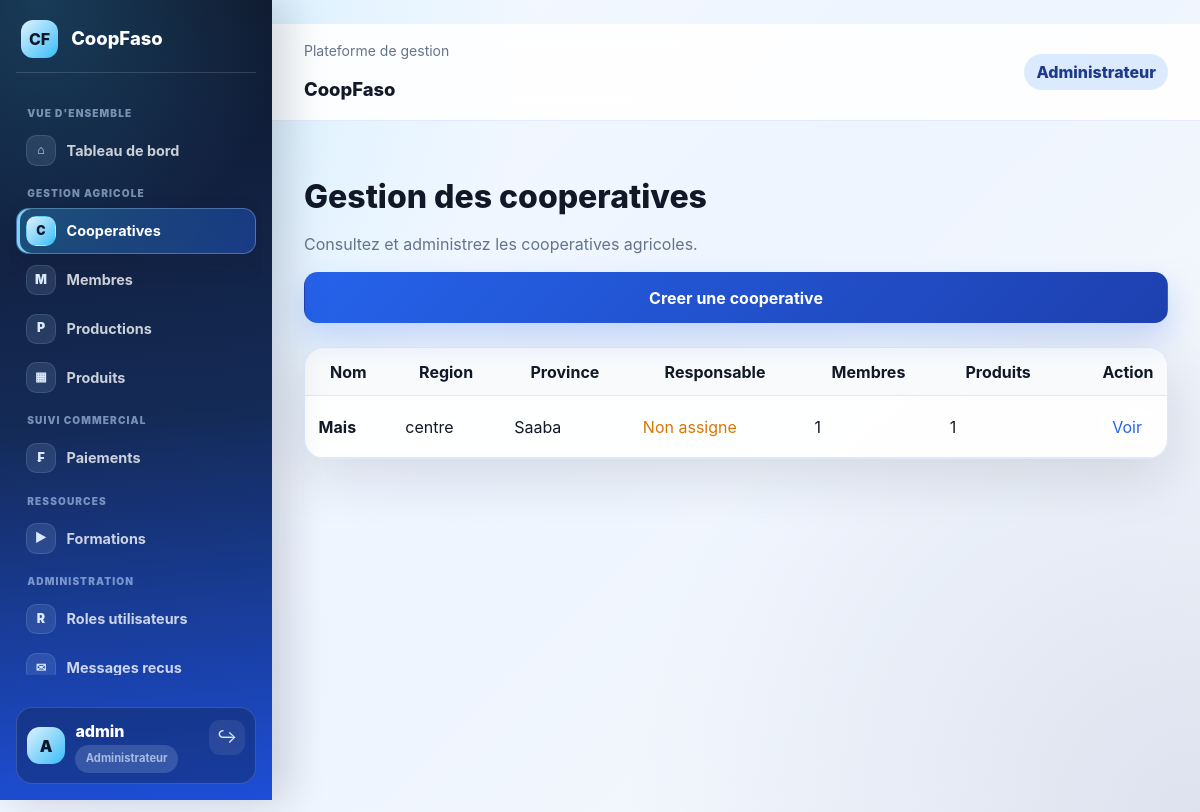
/gestion/cooperatives/ (signed in), run on an earlier commit of the app's database.
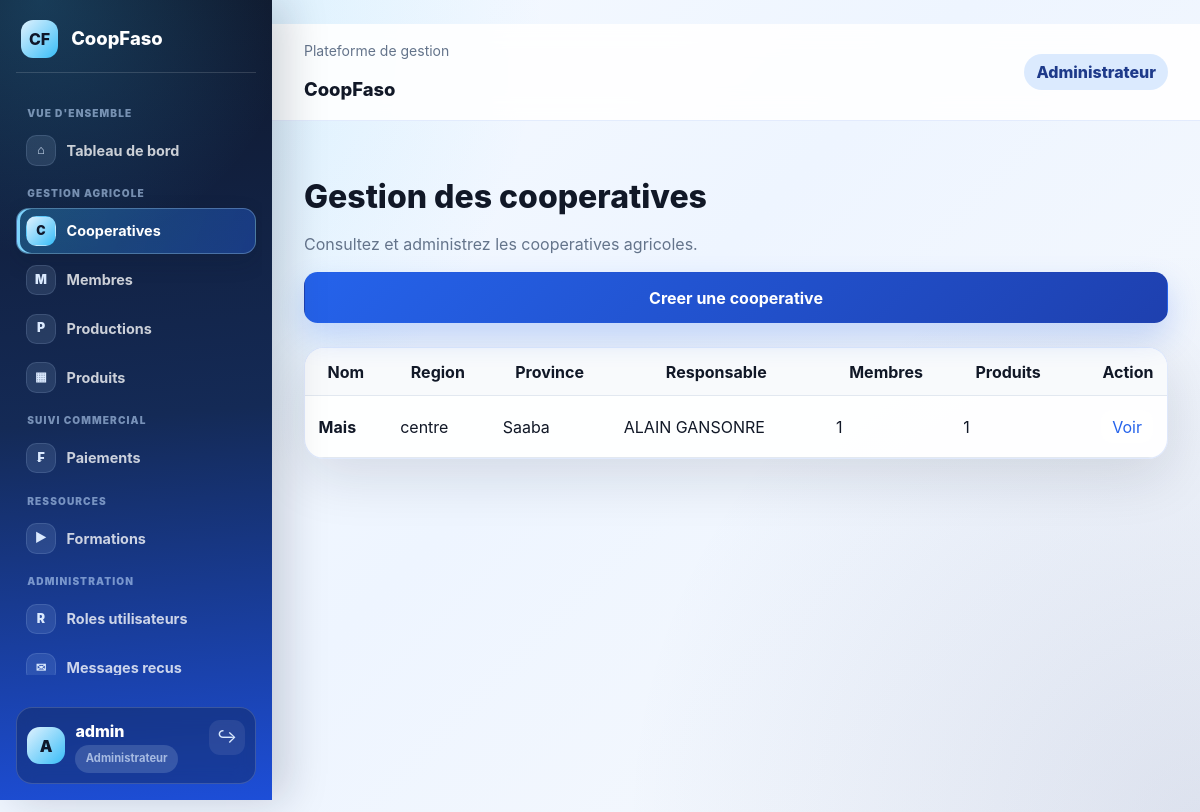
And on a later commit of the database.
### cooperatives/models.py (models this page shows, shortened)
class Cooperative(models.Model):
    name = models.CharField('nom', max_length=180, unique=True)
    address = models.CharField('adresse', max_length=255)
    phone = models.CharField('telephone', max_length=30)
    email = models.EmailField('email')
    region = models.CharField('region', max_length=120)
    province = models.CharField('province', max_length=120)
    creation_date = models.DateField('date de creation')
    description = models.TextField('presentation', blank=True)
    logo = models.ImageField('logo', upload_to='cooperatives/logos/', blank=True, null=True)
    location_url = models.URLField('lien de localisation', blank=True)
    is_public = models.BooleanField('visible publiquement', default=True)
    created_at = models.DateTimeField(auto_now_add=True)
    updated_at = models.DateTimeField(auto_now=True)
    class Meta:
        ordering = ('name',)
        verbose_name = 'cooperative'
        verbose_name_plural = 'cooperatives'

### accounts/models.py (models this page shows, shortened)
class UserProfile(models.Model):
    class Role(models.TextChoices):
        ADMIN = 'ADMIN', 'Administrateur'
        COOPERATIVE_MANAGER = 'COOPERATIVE_MANAGER', 'Responsable de cooperative'
        FARMER = 'FARMER', 'Agriculteur'
        BUYER = 'BUYER', 'Acheteur'
    user = models.OneToOneField(
        settings.AUTH_USER_MODEL,
        on_delete=models.CASCADE,
        related_name='profile',
    )
    role = models.CharField(max_length=32, choices=Role.choices, default=Role.BUYER)
    phone = models.CharField('telephone', max_length=30, blank=True)
    cooperative = models.ForeignKey(
        Cooperative,
        on_delete=models.SET_NULL,
        related_name='user_profiles',
        verbose_name='cooperative rattachee',
        blank=True,
        null=True,
    )
    created_at = models.DateTimeField(auto_now_add=True)
    updated_at = models.DateTimeField(auto_now=True)
    class Meta:
        verbose_name = 'profil utilisateur'
        verbose_name_plural = 'profils utilisateurs'

### cooperatives/views.py (the view)
# urls.py: path('', views.cooperative_list, name='list'),
@roles_required(UserProfile.Role.ADMIN)
def cooperative_list(request):
    manager_profiles = UserProfile.objects.filter(
        role=UserProfile.Role.COOPERATIVE_MANAGER
    ).select_related('user')
    cooperatives = Cooperative.objects.annotate(
        member_count=Count('members', distinct=True),
        product_count=Count('products', distinct=True),
    ).prefetch_related(
        Prefetch(
            'user_profiles',
            queryset=manager_profiles,
            to_attr='manager_profiles',
        )
    )
    return render(request, 'cooperatives/cooperative_list.html', {
        'cooperatives': cooperatives,
        'can_manage': True,
    })

### accounts/access.py (called while the page is built)
def user_role(user):
    if not user.is_authenticated:
        return None
    if user.is_superuser or user.is_staff:
        return UserProfile.Role.ADMIN
    return getattr(getattr(user, 'profile', None), 'role', None)

def roles_required(*allowed_roles):
    def decorator(view_func):
        @login_required
        @wraps(view_func)
        def wrapped(request, *args, **kwargs):
            if user_role(request.user) not in allowed_roles:
                messages.error(
                    request,
                    "Vous n'avez pas acces a cette fonctionnalite avec votre role.",
                )
                return redirect('accounts:dashboard')
            return view_func(request, *args, **kwargs)
        return wrapped
    return decorator

### sales/cart.py (called while the page is built)
def cart_count(request):
    if (
        not request.user.is_authenticated
        or getattr(getattr(request.user, 'profile', None), 'role', None) != 'BUYER'
    ):
        return {'cart_count': 0}
    return {'cart_count': cart_details(request)['count']}

### cooperatives/templates/cooperatives/cooperative_list.html
﻿{% extends 'accounts/base.html' %}
{% block content %}
<div class="py-5">
  <div class="d-flex flex-column flex-md-row justify-content-between align-items-md-center gap-3 mb-4">
    <div>
      <h1 class="h3 fw-bold mb-1">Gestion des cooperatives</h1>
      <p class="text-muted mb-0">Consultez et administrez les cooperatives agricoles.</p>
    </div>
    {% if can_manage %}
      <a class="btn btn-success" href="{% url 'cooperatives:create' %}">Creer une cooperative</a>
    {% endif %}
  </div>
  <div class="table-responsive table-panel">
    <table class="table table-hover align-middle mb-0">
      <thead class="table-light">
        <tr>
          <th>Nom</th>
          <th>Region</th>
          <th>Province</th>
          <th>Responsable</th>
          <th>Membres</th>
          <th>Produits</th>
          <th class="text-end">Action</th>
        </tr>
      </thead>
      <tbody>
        {% for cooperative in cooperatives %}
          <tr>
            <td class="fw-semibold">{{ cooperative.name }}</td>
            <td>{{ cooperative.region }}</td>
            <td>{{ cooperative.province }}</td>
            <td>
              {% with profile=cooperative.manager_profiles.0 %}
                {% if profile %}{{ profile.user.get_full_name|default:profile.user.username }}{% else %}<span class="text-warning">Non assigne</span>{% endif %}
              {% endwith %}
            </td>
            <td>{{ cooperative.member_count }}</td>
            <td>{{ cooperative.product_count }}</td>
            <td class="text-end">
              <a class="btn btn-sm btn-outline-primary" href="{% url 'cooperatives:detail' cooperative.pk %}">Voir</a>
            </td>
          </tr>
        {% empty %}
          <tr>
            <td colspan="7" class="text-center py-5 text-muted">Aucune cooperative enregistree.</td>
          </tr>
        {% endfor %}
      </tbody>
    </table>
  </div>
</div>
{% endblock %}

What changed in the data, as far as the page shows it:
changed Cooperative "Mais": manager_profiles.0.user.get_full_name (not shown) → "ALAIN GANSONRE"; no longer shows "Non assigne"
